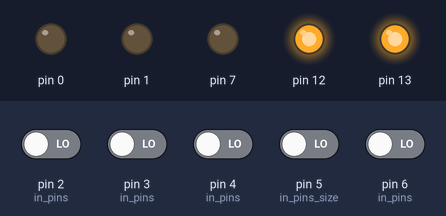
A sketch run on a simulated Arduino Nano, built with avr-gcc and run on an emulated ATmega328P. Shown: output pins drawn as LEDs (lit = HIGH). The test bench sets the inputs (shaded band); at power-on: pin 2 (in_pins), pin 3 (in_pins), pin 4 (in_pins), pin 5 (in_pins_size), pin 6 (in_pins) LOW.

Above: at 1.2 s.
1.3 s: pin 2 (in_pins) driven HIGH
At 2.0 s:
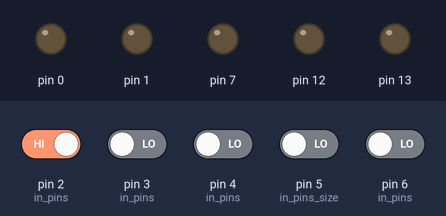
2.8 s: pin 2 (in_pins) driven LOW
At 3.1 s:
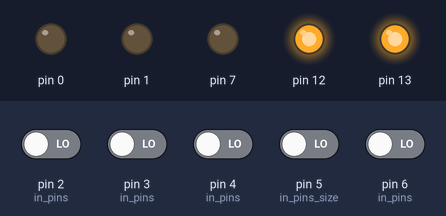
4.3 s: pin 3 (in_pins) driven HIGH
At 5.4 s:
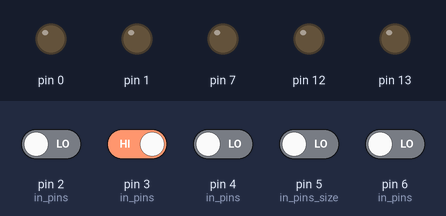
Timing chart, 0 to 7.3 s (numbered marks = the images above; inputs shaded):
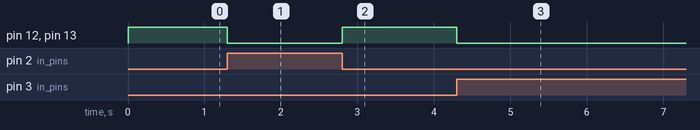

The sketch:

xor.ino
```cpp
#include <Arduino.h>

#define in_pins_size 5
constexpr int in_pins[in_pins_size] = {2,3,4,5,6};
uint8_t in_state (0);
uint8_t in_prev(0);
uint8_t in_mask(B11111111);

uint8_t out_mask(B00110000);//D12,D13
uint8_t out_state(out_mask);

void setup(void)
{
  DDRB = out_mask;
  PORTB = out_state;

  for (unsigned i(0);i<in_pins_size;i++)
    in_mask ^= 1 << in_pins[i];
  DDRD = in_mask;
}

void loop(void)
{
  in_prev = in_state;
  in_state = PIND;
  if (in_prev!=in_state)
  {
    out_state=out_state==0?out_mask:0;
    PORTB = out_state;
  }
}
```

Measured:
- after the input at 1.3 s, pin 12, pin 13: HIGH → LOW at once
- after the input at 2.8 s, pin 12, pin 13: LOW → HIGH at once
- after the input at 4.3 s, pin 12, pin 13: HIGH → LOW at once
